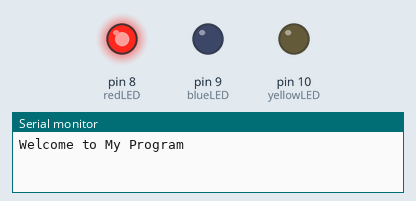
Simulated run of this sketch. Board: Arduino Uno, built with avr-gcc and run on an emulated ATmega328P. Parts: output pins drawn as LEDs (lit = HIGH), the last lines printed to the serial monitor.

Above: at 0.02 s.
At 0.15 s:
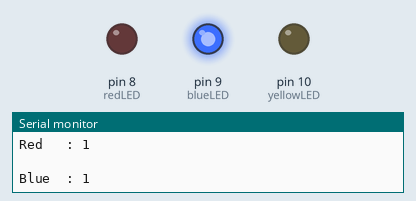
At 11.4 s:
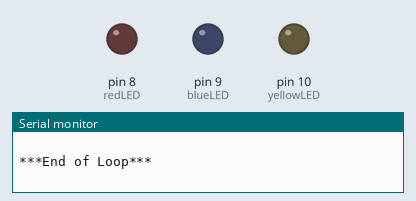
At 22.77 s:
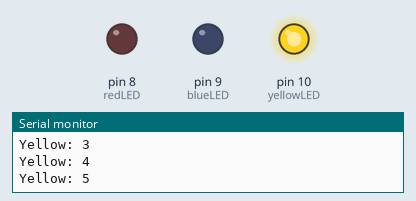
Timing chart, 0 to 27.9 s (numbered marks = the images above):
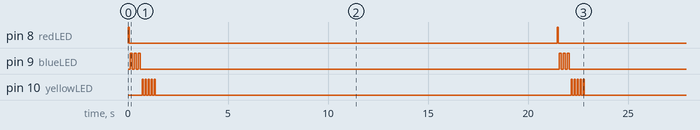

Measured:
- by itself, pin 8 (redLED): alternates HIGH for 0.05 s and LOW for 21.4 s
- by itself, pin 9 (blueLED): repeats every 21.5 s: 2 × (LOW 0.10 s, HIGH 0.10 s), LOW 21.0 s, HIGH 0.10 s
- by itself, pin 10 (yellowLED): repeats every 21.5 s: 4 × (LOW 0.10 s, HIGH 0.05 s), LOW 20.8 s, HIGH 0.05 s

The sketch:

3_Led_Print_and_Read_.ino
```cpp
int redLED=8;                  //Set Red Led Pin Number
int blueLED=9;                 //Set Blue Led Pin Number
int yellowLED=10;              //Set Yellow Led Pin Number
float pi=3.14;                 //Example for Float Number
int dit=50;                    //Delay time short
int dah=100;                   //Delay time long
int longW=20000;               //Delay time LONG Break
int j=1;                       //For loop counter
String redlabel="Red   : ";    //Set RedLed serial print sring
String bluelabel="Blue  : ";   //Set BlueLed serial print sring
String yellowlabel="Yellow: "; //Set YellowLed serial print sring
int numRedBlinks=1;            //Number of times Red blink
int numBlueBlinks=3;           //Number of times Blue blink
int numYellowBlinks=5;         //Number of times Yellow blink

 // Notes:
 // if Serail.begin & Serial.print up and running, have to give sufficient time between redings (RX) in order to upload code!!

void setup() {
  // Once entry and universal set-up parameters:
  Serial.begin(9600);         // to send data back to computer 9600 is the speed
  pinMode(redLED, OUTPUT);    // Set Red Led Pin
  pinMode(blueLED, OUTPUT);   // Set Blue Led Pin
  pinMode(yellowLED, OUTPUT);  // Set Green Led Pin
  String wm1="Welcome to ";
  String wm2="My Program";
  Serial.print(wm1);
  Serial.println(wm2);
  String wm3;                     // define 'empty' string, net line defines
  wm3 = wm1+wm2;                    // this is called Concatanating
}

void loop() {
  // main code body, will run repeatedly in loop
  // introducing Serial.print() : prints only once & Serial.println() : continious print
  // in Seerial.print(x) x is only once varriable, for several, we hv to use several Serial.print..

  // we hv to reset the counter j, k, l to 1 in each loop!
int j=1;
int k=1;
int l=1;

  //strt of Red blink loop
for (j; j<=numRedBlinks; j=j+1)  {
  Serial.print(redlabel);
  Serial.println(j);
  digitalWrite(redLED, HIGH);
  delay(dit);
  digitalWrite(redLED, LOW);
  delay(dit);
}

Serial.println(" ");

  //start of Blue blink loop
for (k ; k<=numBlueBlinks; k=k+1)  {
  Serial.print(bluelabel);
  Serial.println(k);
  digitalWrite(blueLED, HIGH);
  delay(dah);
  digitalWrite(blueLED, LOW);
  delay(dah);
}

Serial.println(" ");

  //start of Yellow blink loop
for (l ; l<=numYellowBlinks; l=l+1)  {
  Serial.print(yellowlabel);
  Serial.println(l);
  digitalWrite(yellowLED, HIGH);
  delay(dit);
  digitalWrite(yellowLED, LOW);
  delay(dah);
}

Serial.println(" ");
Serial.println("***End of Loop***");
Serial.println(" ");

delay(longW);
}
```
